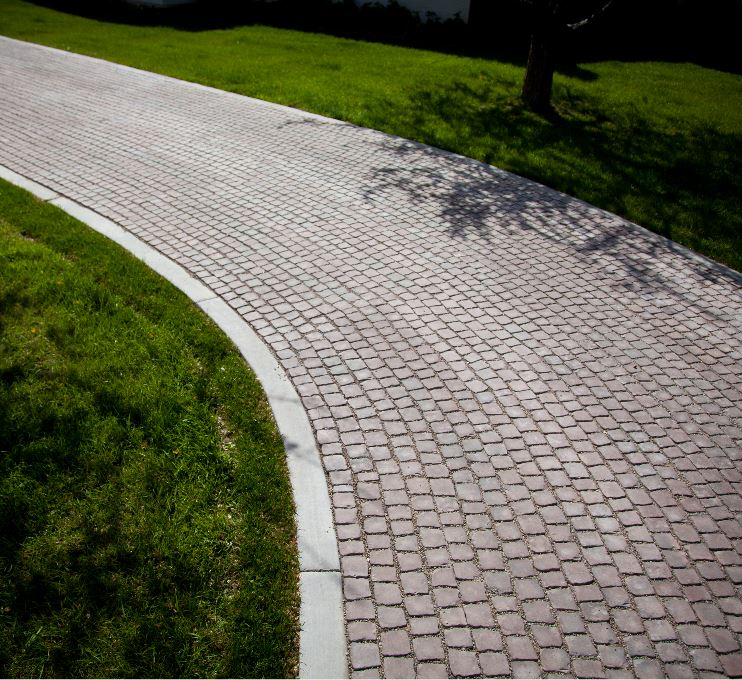
%> input picture Walkway4_snipped.jpg, 742 x 680 px
$ octave Assignment_1.m   (GNU Octave 9; MATLAB toolbox functions it lacks are replaced by stand-ins)
%> lines starting %> are read from the running program, lines starting %| are printed output that depends on the picture
close all;
im1 = imread('walkway4_snipped.jpg');
%> im1 is the input picture: size 680x742x3 uint8; mean R, G, B 106.9, 107, 88.3
im2 = imread('ladder_5_crop.jpg');
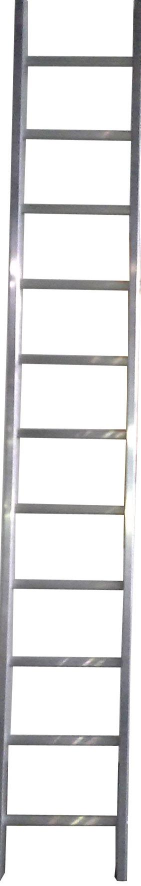
%> input picture ladder_5_crop.jpg, 281 x 1771 px (shown at 1/2 size)
%> im2 is the input picture: size 1771x281x3 uint8; mean R, G, B 224.9, 224.6, 225.5
im1 = rgb2gray(im1);
%> im1: size 680x742 uint8
im2 = rgb2gray(im2);
%> im2: size 1771x281 uint8
%% Projection on walkway
im1 = imresize(im1, [600 600]);
%> im1: size 600x600 uint8
im2 = imresize(im2,[600 300]);
%> im2: size 600x300 uint8
im2 = padarray(im2,[0 105],0,'pre');
%> im2: size 600x405 uint8
im3 = imfuse(im1,im2);
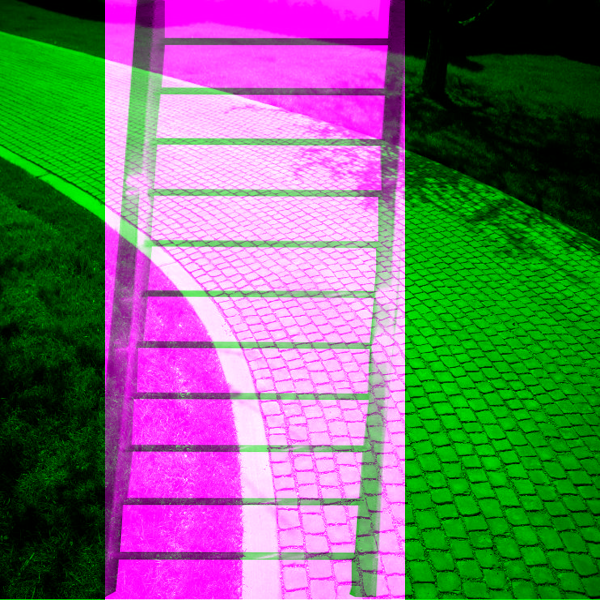
%> im3: size 600x600x3 uint8; mean R, G, B 112.4, 112.8, 112.4
figure,imshow(im3)
set(gca,'Visible','on');

%% Perspective transformation
theta = 0;
tm = [cosd(theta) -sind(theta) 0.001; ...
    sind(theta) cosd(theta) 0.01; ...
    0 0 1];
tform_p =  projective2d(tm); %using affin2d transformation
pers = imwarp(im2,tform_p);
im_r = imresize(im1,size(pers));
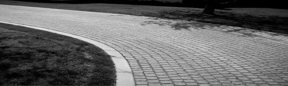
%> im_r: size 86x288 uint8; min 0, max 233, mean 104.8
pers = flip(pers);
%pers = padarray(pers,[400 305],0,'pre');
im_pers = imfuse(im_r,pers);
figure,imshow(im_pers)
%% Image Translation

%im2_tr = imtranslate(im2,[25 25],'OutputView','full');

%% Image Rotation (affine transformation) by 45 degree
% [11 lines of commented-out code are left out]

[Rows, Cols] = size(pers);
%> Rows = 86; Cols = 288
Diagonal = sqrt(Rows^2 + Cols^2);
%> Diagonal = 300.6
RowPad = ceil(Diagonal - Rows) + 2;
%> RowPad = 217
ColPad = ceil(Diagonal - Cols) + 2;
%> ColPad = 15
imagepad = zeros(Rows+RowPad, Cols+ColPad);
imagepad(ceil(RowPad/2):(ceil(RowPad/2)+Rows-1),ceil(ColPad/2):(ceil(ColPad/2)+Cols-1)) = pers;

degree=45;

%midpoints
midx=ceil((size(imagepad,1)+1)/2);
%> midx = 152
midy=ceil((size(imagepad,2)+1)/2);
%> midy = 152

imagerot=zeros(size(imagepad));

%rotation
for i=1:size(imagepad,1)
    for j=1:size(imagepad,2)

         x=(i-midx)*cos(degree)-(j-midy)*sin(degree);
         y=(i-midx)*sin(degree)+(j-midy)*cos(degree);
         x=round(x)+midx;
         y=round(y)+midy;

         if (x>=1 && y>=1 && x<=size(imagepad,2) && y<=size(imagepad,1))
              imagerot(x,y)=imagepad(i,j); % k degrees rotated image
         end

    end
end
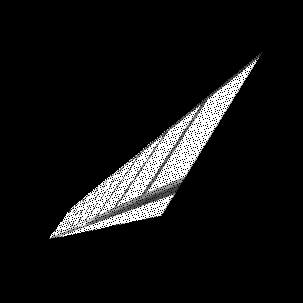
%> imagerot: size 303x303 double; min 0, max 255, mean 19.2

 figure,imagesc(imagerot);
 colormap(gray(256));
 imagerot = imresize(imagerot,size(pers));
%> imagerot: size 86x288 double
 figure,imshow(imfuse(im_r,imagerot))

%% Reflection
pers_angle = imrotate(pers,10);
pers1 = fliplr(pers_angle);
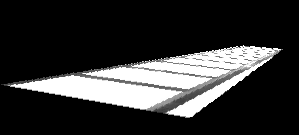
%> pers1: size 135x299 uint8; min 0, max 255, mean 50.9; mean of the top-left, top-right, bottom-left and bottom-right quarters 2.1, 42.7, 82.3, 75.7
pers_r = [pers1 pers_angle];
pers_r = imresize(pers_r,size(im_r));
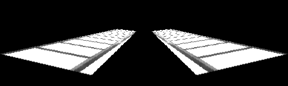
%> pers_r: size 86x288 uint8; min 0, max 255, mean 50.9
figure,imshow(pers_r)

im_ref = imfuse(im_r,pers_r);
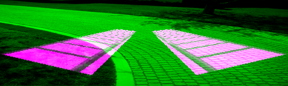
%> im_ref: size 86x288x3 uint8; mean R, G, B 50.9, 114.7, 50.9
figure,imshow(im_ref)
